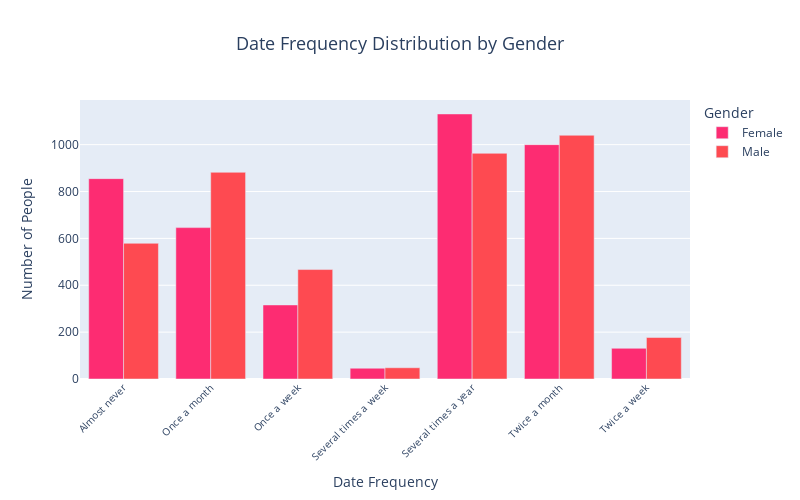

Source (notebook cell):
### Code cell
# Mapping date numbers to their respective descriptions
date_mapping = {
    1: 'Several times a week',
    2: 'Twice a week',
    3: 'Once a week',
    4: 'Twice a month',
    5: 'Once a month',
    6: 'Several times a year',
    7: 'Almost never'
}

# Mapping gender numbers to their respective labels
gender_mapping = {
    0: 'Female',
    1: 'Male'
}

# Apply the mappings to the 'date' and 'gender' columns
df['date_label'] = df['date'].map(date_mapping)
df['gender_label'] = df['gender'].map(gender_mapping)

# Count the occurrences of each date category per gender
date_gender_counts = df.groupby(['gender_label', 'date_label']).size().reset_index(name='Count')

# Custom colors for Female and Male
colors = ['#FD2C72', '#FE4A51']

# Create the grouped bar chart
fig = px.bar(date_gender_counts, x='date_label', y='Count', color='gender_label', barmode='group',
             title='Date Frequency Distribution by Gender',
             labels={'date_label': 'Date Frequency', 'Count': 'Number of People', 'gender_label': 'Gender'},
             color_discrete_sequence=colors)

# Update layout: adjust figure size, font size, and remove legend
fig.update_layout(
    title_font_size=18,
    title_x=0.5,
    xaxis_tickfont_size=10,  # Smaller font size for x-axis labels
    yaxis_tickfont_size=12,  # Adjust font size for y-axis labels
    width=800,  # Adjust width
    height=500  # Adjust height
)

# Rotate x-axis labels for readability
fig.update_xaxes(tickangle=-45)

# Show the chart
fig.show()

### Figure 1 — Plotly figure (JSON) as saved in the notebook; plotly's stock layout.template omitted (floating-point values rounded to 4 significant figures)
{"data": [{"alignmentgroup": "True", "hovertemplate": "Gender=Female<br>Date Frequency=%{x}<br>Number of People=%{y}<extra></extra>", "legendgroup": "Female", "marker": {"color": "#FD2C72", "pattern": {"shape": ""}}, "name": "Female", "offsetgroup": "Female", "orientation": "v", "showlegend": true, "textposition": "auto", "type": "bar", "x": ["Almost never", "Once a month", "Once a week", "Several times a week", "Several times a year", "Twice a month", "Twice a week"], "xaxis": "x", "y": [855, 646, 316, 46, 1131, 1000, 131], "yaxis": "y"}, {"alignmentgroup": "True", "hovertemplate": "Gender=Male<br>Date Frequency=%{x}<br>Number of People=%{y}<extra></extra>", "legendgroup": "Male", "marker": {"color": "#FE4A51", "pattern": {"shape": ""}}, "name": "Male", "offsetgroup": "Male", "orientation": "v", "showlegend": true, "textposition": "auto", "type": "bar", "x": ["Almost never", "Once a month", "Once a week", "Several times a week", "Several times a year", "Twice a month", "Twice a week"], "xaxis": "x", "y": [579, 882, 467, 48, 963, 1040, 177], "yaxis": "y"}], "layout": {"barmode": "group", "height": 500, "legend": {"title": {"text": "Gender"}, "tracegroupgap": 0}, "title": {"font": {"size": 18}, "text": "Date Frequency Distribution by Gender", "x": 0.5}, "width": 800, "xaxis": {"anchor": "y", "domain": [0, 1], "tickangle": -45, "tickfont": {"size": 10}, "title": {"text": "Date Frequency"}}, "yaxis": {"anchor": "x", "domain": [0, 1], "tickfont": {"size": 12}, "title": {"text": "Number of People"}}}}
